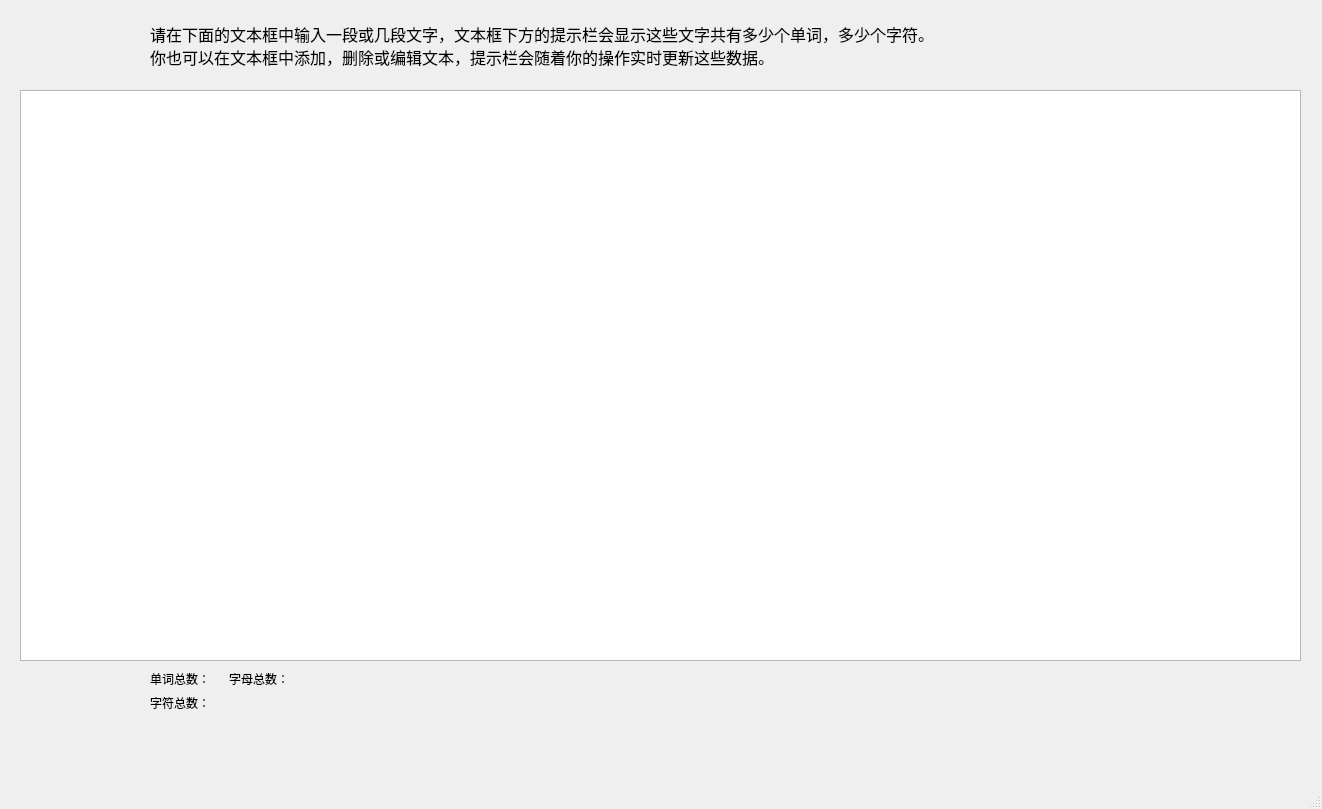
<?xml version="1.0" encoding="UTF-8"?>
<ui version="4.0">
 <class>MainWindow</class>
 <widget class="QMainWindow" name="MainWindow">
  <property name="geometry">
   <rect>
    <x>0</x>
    <y>0</y>
    <width>1322</width>
    <height>809</height>
   </rect>
  </property>
  <property name="windowTitle">
   <string>Word Counter</string>
  </property>
  <property name="windowIcon">
   <iconset>
    <normaloff>words.png</normaloff>words.png</iconset>
  </property>
  <widget class="QWidget" name="centralwidget">
   <widget class="QTextEdit" name="textEdit">
    <property name="geometry">
     <rect>
      <x>20</x>
      <y>90</y>
      <width>1281</width>
      <height>571</height>
     </rect>
    </property>
   </widget>
   <widget class="QLabel" name="label">
    <property name="geometry">
     <rect>
      <x>150</x>
      <y>20</y>
      <width>971</width>
      <height>51</height>
     </rect>
    </property>
    <property name="font">
     <font>
      <family>Arial</family>
      <pointsize>12</pointsize>
     </font>
    </property>
    <property name="layoutDirection">
     <enum>Qt::LeftToRight</enum>
    </property>
    <property name="text">
     <string>请在下面的文本框中输入一段或几段文字，文本框下方的提示栏会显示这些文字共有多少个单词，多少个字符。
你也可以在文本框中添加，删除或编辑文本，提示栏会随着你的操作实时更新这些数据。</string>
    </property>
   </widget>
   <widget class="QWidget" name="gridLayoutWidget">
    <property name="geometry">
     <rect>
      <x>150</x>
      <y>670</y>
      <width>521</width>
      <height>81</height>
     </rect>
    </property>
    <layout class="QGridLayout" name="gridLayout">
     <property name="sizeConstraint">
      <enum>QLayout::SetFixedSize</enum>
     </property>
     <item row="2" column="1">
      <widget class="QLabel" name="characterNumberLabel">
       <property name="text">
        <string/>
       </property>
      </widget>
     </item>
     <item row="0" column="0">
      <widget class="QLabel" name="label_2">
       <property name="text">
        <string>单词总数：</string>
       </property>
      </widget>
     </item>
     <item row="2" column="0">
      <widget class="QLabel" name="label_4">
       <property name="text">
        <string>字符总数：</string>
       </property>
      </widget>
     </item>
     <item row="0" column="1">
      <widget class="QLabel" name="wordNumberLabel">
       <property name="sizePolicy">
        <sizepolicy hsizetype="Preferred" vsizetype="Preferred">
         <horstretch>0</horstretch>
         <verstretch>0</verstretch>
        </sizepolicy>
       </property>
       <property name="text">
        <string/>
       </property>
      </widget>
     </item>
     <item row="0" column="2">
      <widget class="QLabel" name="label_3">
       <property name="text">
        <string>字母总数：</string>
       </property>
      </widget>
     </item>
     <item row="0" column="3">
      <widget class="QLabel" name="engNumberLabel">
       <property name="text">
        <string/>
       </property>
      </widget>
     </item>
    </layout>
   </widget>
  </widget>
  <widget class="QMenuBar" name="menubar">
   <property name="geometry">
    <rect>
     <x>0</x>
     <y>0</y>
     <width>1322</width>
     <height>26</height>
    </rect>
   </property>
  </widget>
  <widget class="QStatusBar" name="statusbar"/>
 </widget>
 <resources/>
 <connections/>
</ui>
